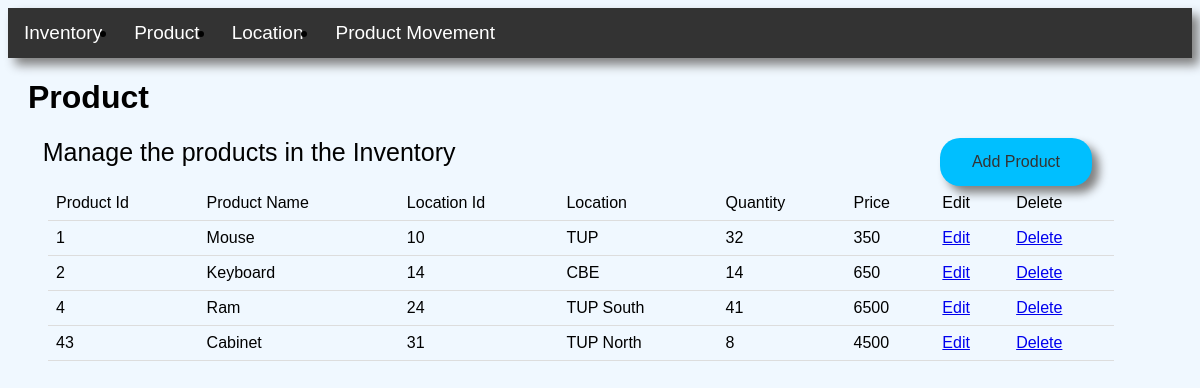
/product, run on the app's committed database.
### web.py (models this page shows)
class product_tbl(db.Model):
    pid = db.Column(db.Integer, primary_key=True)
    pname = db.Column(db.String(50), nullable=False)
    plid = db.Column(db.Integer, nullable=False)
    plname = db.Column(db.String(50), nullable=False)
    pqty = db.Column(db.Integer, nullable=False)
    pr = db.Column(db.Integer, nullable=False)

### web.py (the view)
@app.route('/product',methods=['GET','POST'])
def product():
    if rq.method == 'POST':
        new_product = product_tbl(pid= rq.form['pid'], pname= rq.form['pname'], plid=rq.form['plid'], plname=rq.form['plname'], pqty=rq.form['pqty'], pr= rq.form['pprice'])
        db.session.add(new_product)
        db.session.commit()
        return redirect('/product')
    else:return rt("Product.html", products = product_tbl.query.all())

### templates/Product.html (shortened to what this page needs)
{% extends 'base.html' %}
{% block body %}
<h1 style="margin-left:20px">Product</h1>
    <label>&nbsp&nbsp&nbsp&nbsp&nbspManage the products in the Inventory</label>
<button class="button" id="Button">Add Product</button><br>
<table>
  <tr>
    <td>Product Id</td>
    <td>Product Name</td>
    <td>Location Id</td>
    <td>Location</td>
    <td>Quantity</td>
    <td>Price</td>
    <td>Edit</td>
    <td>Delete</td>
  </tr>
  {% for content in products %}
    <tr>
    <td>{{content.pid}}</td>
    <td>{{content.pname}}</td>
    <td>{{content.plid}}</td>
    <td>{{content.plname}}</td>
    <td>{{content.pqty}}</td>
    <td>{{content.pr}}</td>
    <td><a href="#">Edit</a></td>
      <td><a href="#">Delete</a></td>
  </tr>
    {% endfor %}
</table>
{% endblock %}

### data on the page
product_tbl: pid "1", pname "Mouse", plid "10", plname "TUP", pqty "32", pr "350"
product_tbl: pid "2", pname "Keyboard", plid "14", plname "CBE", pqty "14", pr "650"
product_tbl: pid "4", pname "Ram", plid "24", plname "TUP South", pqty "41", pr "6500"
product_tbl: pid "43", pname "Cabinet", plid "31", plname "TUP North", pqty "8", pr "4500"
